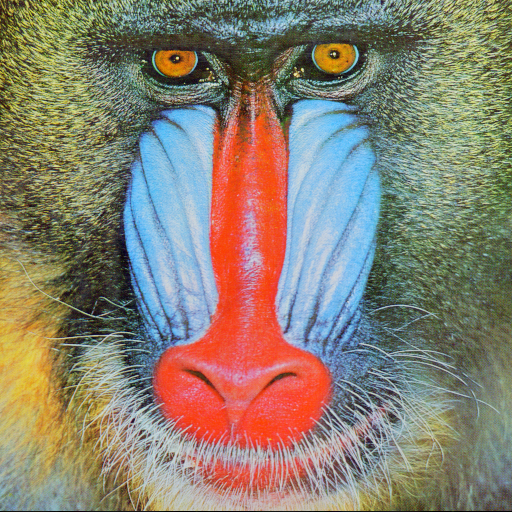
#> input picture mandrill.png, 512 x 512 px
$ python hw4_q3.py
#> lines starting #> are read from the running program, lines starting #| are printed output that depends on the picture; long printed decimals are rounded
from __future__ import division

import numpy as np
from matplotlib import pyplot as plt
from scipy.spatial.distance import cdist

# Load the mandrill image as an NxNx3 array. Values range from 0.0 to 255.0.
mandrill = plt.imread('mandrill.png')[:,:,:3]
if mandrill.max() <= 1.0:
    mandrill *= 255.0
mandrill = mandrill.astype(float)
N = int(mandrill.shape[0])
#> N = 512
M = 2
K = 64

# Store each MxM block of the image as a row vector of X
X = np.zeros((N**2//M**2, 3*M**2))
for i in range(N//M):
    for j in range(N//M):
        X[i*N//M+j,:] = mandrill[i*M:(i+1)*M,j*M:(j+1)*M,:].reshape(3*M**2)

# K-Means
def k_means(X, K, max_iterations=100, tolerance=1e-4):
#> called with X = array of shape (65536, 12), K = 64, max_iterations = 100, tolerance = 0.0001
    np.random.seed(0)
    initial_indicies = np.random.choice(len(X), K, replace=False)
#> initial_indicies = 64 values, max 63717 at index 25, min 752 at index 43, mean 37630.2
    centroids = X[initial_indicies]
    objective_function_values = []

    for iteration in range(max_iterations):
        distances = cdist(X, centroids)
        labels = np.argmin(distances, axis=1)
        updated_centroids = np.array([
            X[labels == i].mean(axis=0) if np.any(labels == i) else centroids[i]
            for i in range(K)
        ])

        objective_function = np.sum((X - centroids[labels])**2)
        objective_function_values.append(objective_function)

        if (np.all(np.linalg.norm(updated_centroids - centroids, axis=1) < tolerance)):
            print(f"Converged in {iteration+1} iterations")
            break

        centroids = updated_centroids
#> this loop made 100 passes
#> objective_function on passes 1 to 12: 332095879, 255108807.3, 243539595.9, 238964575.5, 236112609.6, 233947604.2, 232088157.7, 230470288.9, 229198140.9, 228150107, 227321831, 226670666.4
#> after the loop, objective_function_values = 100 values, max 332095879 at index 0, min 221624912.5 at index 99, mean 225150969

    return centroids, labels, objective_function_values

centroids, labels, objective_function_values = k_means(X, K)

# Reconstruct compressed image
def reconstruct_image(centroids, labels, N, M):
#> called with centroids = array of shape (64, 12), labels = array of shape (65536,), N = 512, M = 2
    blocks_per_row = N // M
#> blocks_per_row = 256
    compressed = np.zeros((N, N, 3))

    for idx, label in enumerate(labels):
        i = idx // blocks_per_row
        j = idx % blocks_per_row
        block = centroids[label].reshape(M, M, 3)
        compressed[i*M:(i+1)*M,j*M:(j+1)*M,:] = block
#> this loop made 65536 passes
#> label on passes 1 to 3: 10, 45, 10
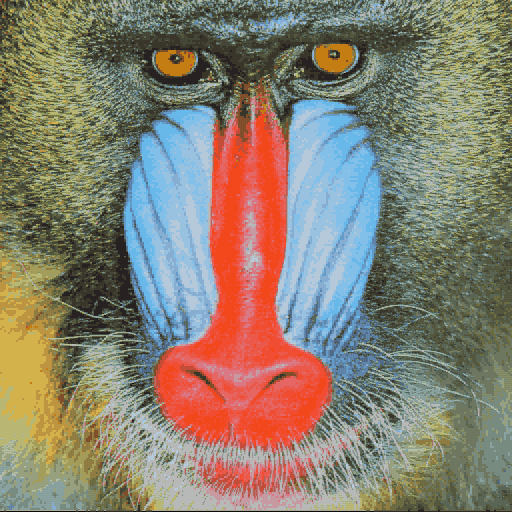
#> compressed: shape (512, 512, 3) float64; mean of channels 0, 1, 2 137.4, 128.9, 113.1; drawn as R, G, B

    return compressed

compressed = reconstruct_image(centroids, labels, N, M)
difference = np.abs(mandrill - compressed)
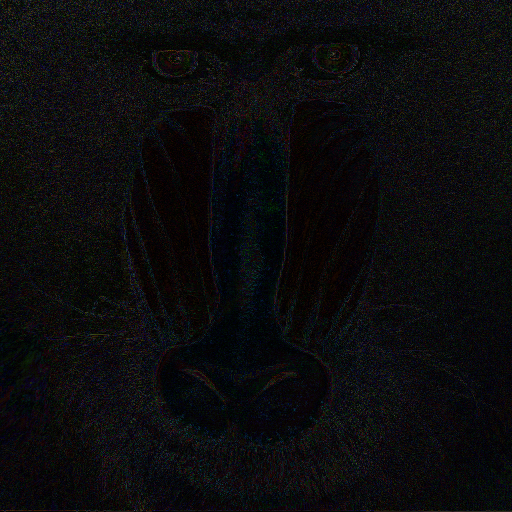
#> difference: shape (512, 512, 3) float64; mean R, G, B 12.4, 12.3, 13.6

# Calculate relative mean absolute error
rmae = np.mean(difference) / 255
#> rmae = 0.0501
print(f"Relative Mean Absolute Error: {rmae}")
#| Relative Mean Absolute Error: 0.05011

# Compute difference between compressed and original images
difference_image = np.clip(difference + 128, 0, 255).astype(np.uint8)
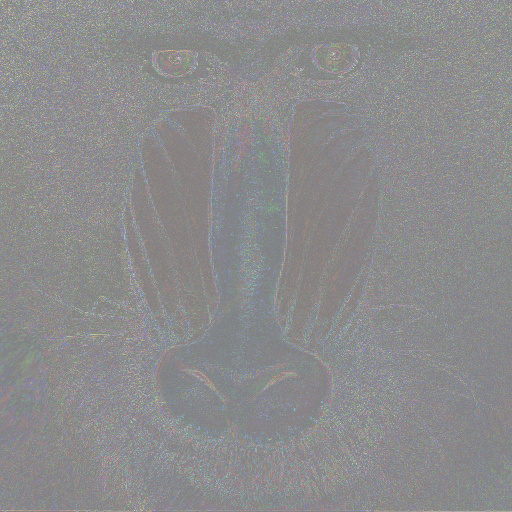
#> difference_image: shape (512, 512, 3); mean R, G, B 139.9, 139.8, 141.1

# Plot K-means object function value vs iterations
plt.figure()
plt.plot(objective_function_values)
plt.xlabel("Iteration")
plt.ylabel("K-means objective function value")
plt.title("Objective function value v.s. Iterations")
plt.grid(True)
plt.show()
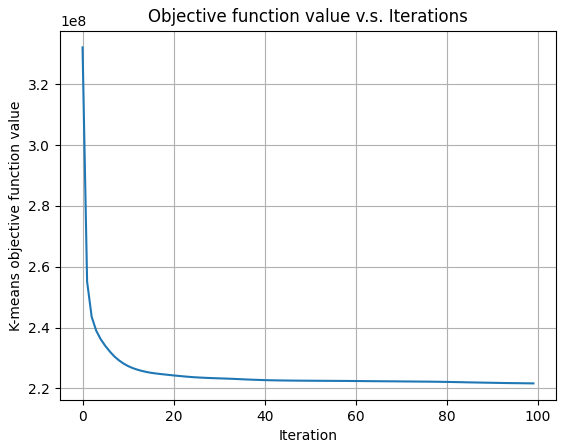
#> figure drawn by matplotlib, 1 panel; curve peaks at x = 0, y = 332095879

# Show original image
plt.figure()
plt.imshow(mandrill.astype(np.uint8))
plt.title("Original Image")
plt.axis("off")
plt.show()

# Show compressed image
plt.figure()
plt.imshow(compressed.astype(np.uint8))
plt.title("Compressed Image")
plt.axis("off")
plt.show()

# Show difference of the two images (compressed and original)
plt.figure()
plt.imshow(difference_image)
plt.title("Difference Image")
plt.axis("off")
plt.show()
